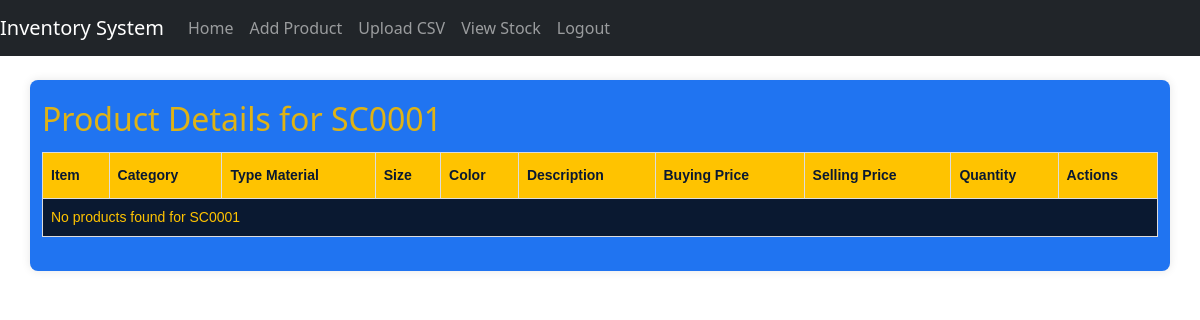
/product_details/SC0001 (signed in), run on an earlier commit of the app's database.
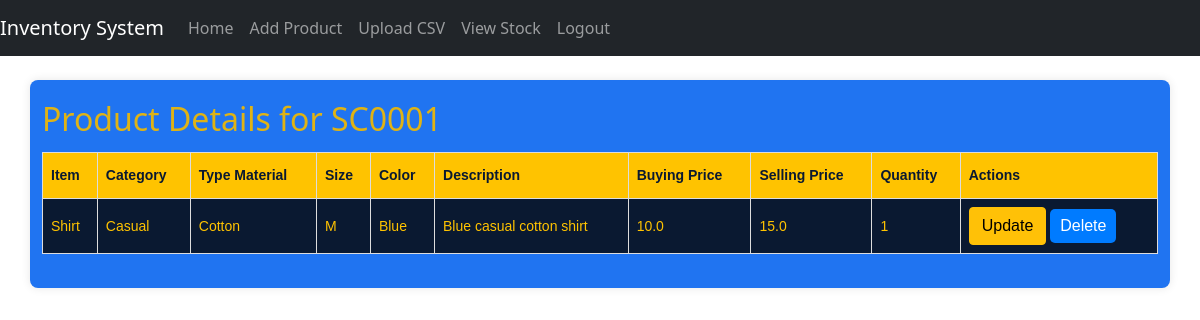
And on a later commit of the database.
### STORE/models.py (models this page shows, shortened)
class Product(db.Model):
    id = db.Column(db.Integer, primary_key=True)
    pre = db.Column(db.String(10), nullable=False)
    code = db.Column(db.String(20), nullable=False, unique=True)
    item = db.Column(db.String(50), nullable=False)
    category = db.Column(db.String(50), nullable=False)
    type_material = db.Column(db.String(50), nullable=False)
    size = db.Column(db.String(10), nullable=False)
    color = db.Column(db.String(20), nullable=False)
    description = db.Column(db.String(255), nullable=True)
    buying_price = db.Column(db.Float, nullable=False)
    selling_price = db.Column(db.Float, nullable=False)
    quantity = db.Column(db.Integer, nullable=False)

### STORE/routes.py (the view)
@bp.route('/product_details/<string:code>')
def stock_details(code):
    products = Product.query.filter(Product.code.like(code + '%')).all()
    if not products:
        flash(f'No products found for product code {code}', 'danger')
    return render_template('product_details.html', products=products, product_code=code)

### STORE/__init__.py (called while the page is built)
def create_app():
    app = Flask(__name__)
    app.config['SECRET_KEY'] = 'your_secret_key_here'
    app.config['SQLALCHEMY_DATABASE_URI'] = 'sqlite:///C:\\Users\\gabriel.githinji\\Desktop\\tests\\Clothes-Store-Inventory-with-Flask\\instance\\your_database.db'
    app.config['SQLALCHEMY_TRACK_MODIFICATIONS'] = False
    db.init_app(app)
    login_manager.init_app(app)
    login_manager.login_view = 'routes.login'
    migrate = Migrate(app, db)
    from STORE.models import User
    @login_manager.user_loader
    def load_user(user_id):
        return User.query.get(int(user_id))
    from STORE.routes import bp as routes_bp
    app.register_blueprint(routes_bp)
    return app

### STORE/templates/product_details.html (shortened to what this page needs)
{% extends "base.html" %}
{% block content %}
<div class="row">
    <div class="col">
        <h2>Product Details for {{ product_code }}</h2>
        <table>
            <thead>
                <tr>
                    <th>Item</th>
                    <th>Category</th>
                    <th>Type Material</th>
                    <th>Size</th>
                    <th>Color</th>
                    <th>Description</th>
                    <th>Buying Price</th>
                    <th>Selling Price</th>
                    <th>Quantity</th>
                    <th>Actions</th>
                </tr>
            </thead>
            <tbody>
                {% if products %}
                    {% for item in products %}
                    <tr>
                        <td>{{ item.item }}</td>
                        <td>{{ item.category }}</td>
                        <td>{{ item.type_material }}</td>
                        <td>{{ item.size }}</td>
                        <td>{{ item.color }}</td>
                        <td>{{ item.description }}</td>
                        <td>{{ item.buying_price }}</td>
                        <td>{{ item.selling_price }}</td>
                        <td>{{ item.quantity }}</td>
                        <td>
                            <a href="{{ url_for('update_product', code=item.code) }}" class="btn btn-warning">Update</a>
                            <form action="{{ url_for('delete_product', code=item.code) }}" method="post" style="display:inline;">
                                <button type="submit" class="btn btn-danger">Delete</button>
                            </form>
                        </td>
                    </tr>
                    {% endfor %}
                {% else %}
                    <tr>
                        <td colspan="10">No products found for {{ product_code }}</td>
                    </tr>
                {% endif %}
            </tbody>
        </table>
    </div>
</div>
{% endblock %}

### STORE/templates/base.html (shortened to what this page needs)
<!DOCTYPE html>
<html lang="en">
<head>
    <link rel="stylesheet" type="text/css" href="{{ url_for('static', filename='css/theme.css') }}">
    <link rel="stylesheet" type="text/css" href="{{ url_for('static', filename='css/custom_table.css') }}">
    <link href="https://cdn.jsdelivr.net/npm/bootstrap@5.0.2/dist/css/bootstrap.min.css" rel="stylesheet">
</head>
<body>
    <nav class="navbar navbar-expand-lg navbar-dark bg-dark">
        <a class="navbar-brand" href="{{ url_for('routes.index') }}">Inventory System</a>
        <div class="collapse navbar-collapse" id="navbarNav">
            <ul class="navbar-nav">
                <li class="nav-item">
                    <a class="nav-link" href="{{ url_for('routes.index') }}">Home</a>
                </li>
                {% if current_user.is_authenticated %}
                <li class="nav-item">
                    <a class="nav-link" href="{{ url_for('routes.add_product') }}">Add Product</a>
                </li>
                <li class="nav-item">
                    <a class="nav-link" href="{{ url_for('routes.upload_csv') }}">Upload CSV</a>
                </li>
                <li class="nav-item">
                    <a class="nav-link" href="{{ url_for('routes.view_stock') }}">View Stock</a>
                </li>
                <li class="nav-item">
                    <a class="nav-link" href="{{ url_for('routes.logout') }}">Logout</a>
                </li>
                {% endif %}
            </ul>
        </div>
    </nav>
    <div class="container mt-4">
        {% block content %}
        {% endblock %}
    </div>
</body>
</html>

### STORE/static/css/theme.css (style rules this page uses)
body { font-family: 'Arial', sans-serif; background-color: #FFC300; color: #1a3b70; margin: 0; padding: 0; height: 100vh; }
a { color: #0A1931; }
.container { background-color: #2074f1; color: #dfb315; padding: 20px; border-radius: 8px; box-shadow: 0 0 10px rgba(0, 0, 0, 0.1); margin: 20px auto; max-width: 1000px; }
table { width: 100%; border-collapse: collapse; margin: 1em 0; font-family: Arial, sans-serif; font-size: 14px; background-color: #0A1931; color: #FFC300; }
table thead th { background-color: #FFC300; color: #0A1931; }
table th, table td { border: 1px solid #ddd; padding: 8px; text-align: left; }
table th { padding-top: 12px; padding-bottom: 12px; text-align: left; }

### STORE/static/css/custom_table.css (style rules this page uses)
form { margin-bottom: 20px; }
button[type="submit"] { padding: 5px 10px; border-radius: 5px; background-color: #007bff; color: #fff; border: none; cursor: pointer; }
table { width: 100%; border-collapse: collapse; }
th, td { border: 1px solid #ccc; padding: 8px; text-align: left; }
th { background-color: #f2f2f2; }

What changed in the data, as far as the page shows it:
added Product: code "SC0001", item "Shirt", category "Casual", type_material "Cotton", size "M", color "Blue", description "Blue casual cotton shirt", buying_price "10.0", selling_price "15.0", quantity "1"
Also different on the page:
{{ product_code }}: "SC0001" → (not shown)
text no longer shown: "No products found for"
